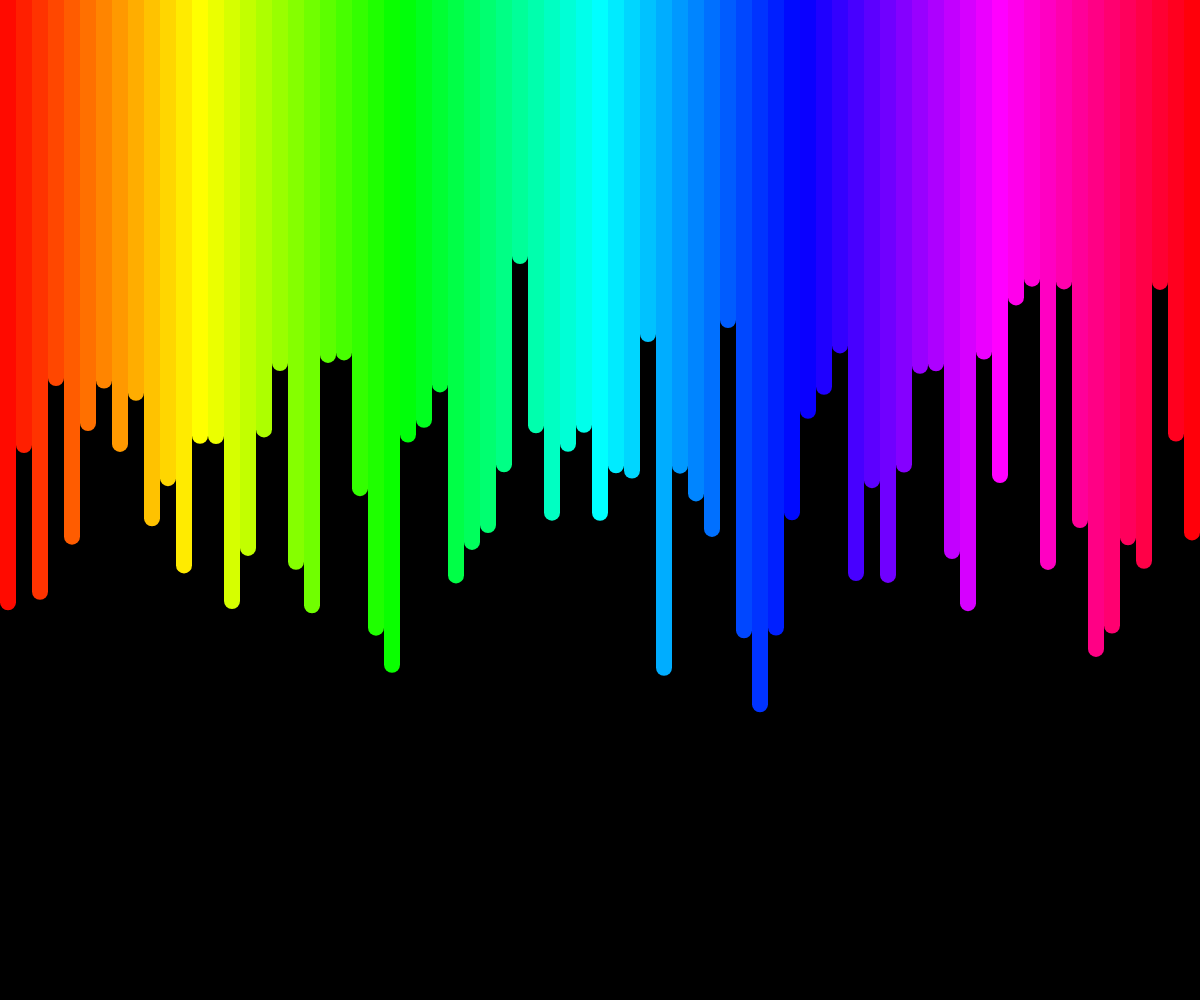
Frame 1 (no input)
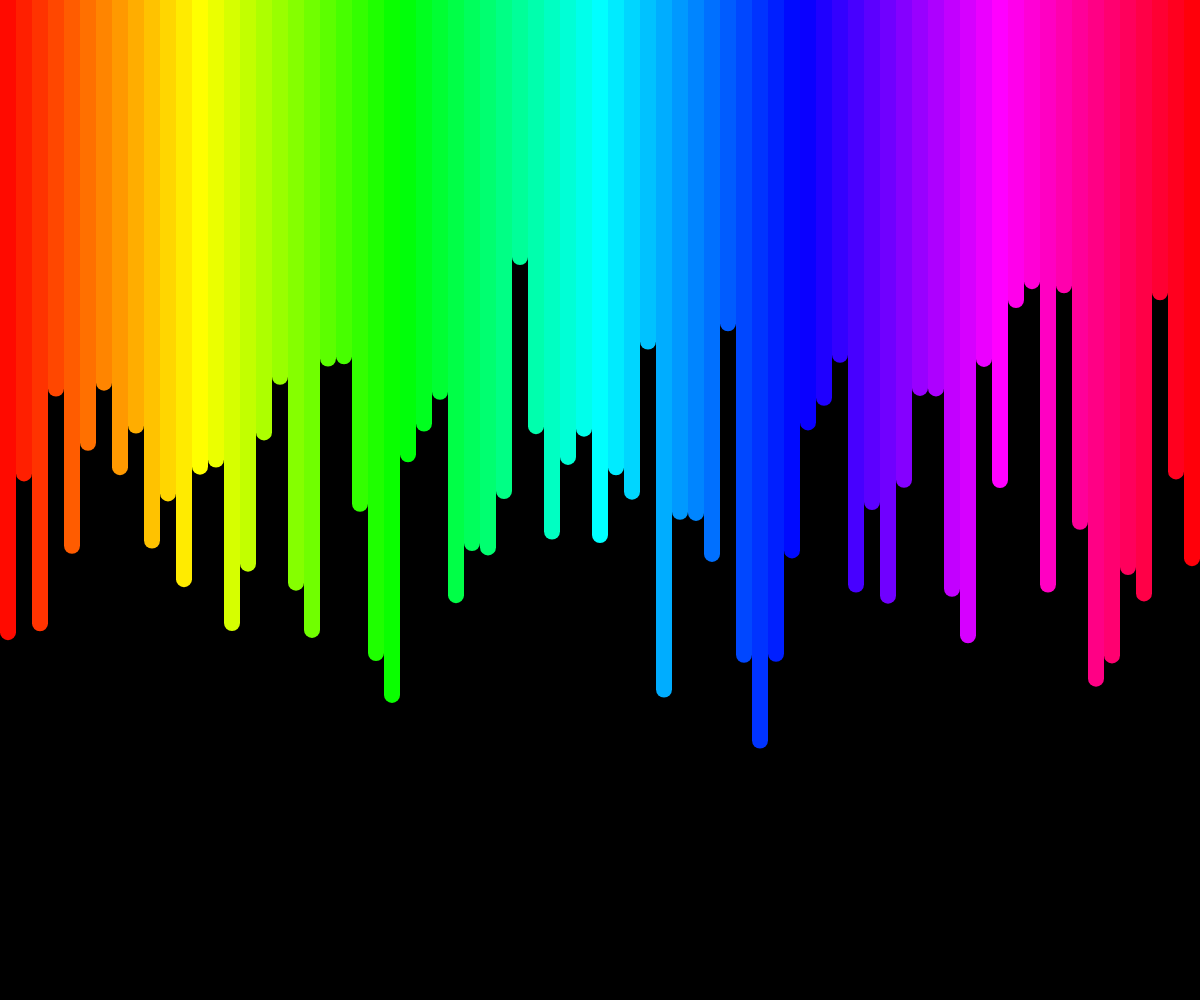
Frame 60 (no input)
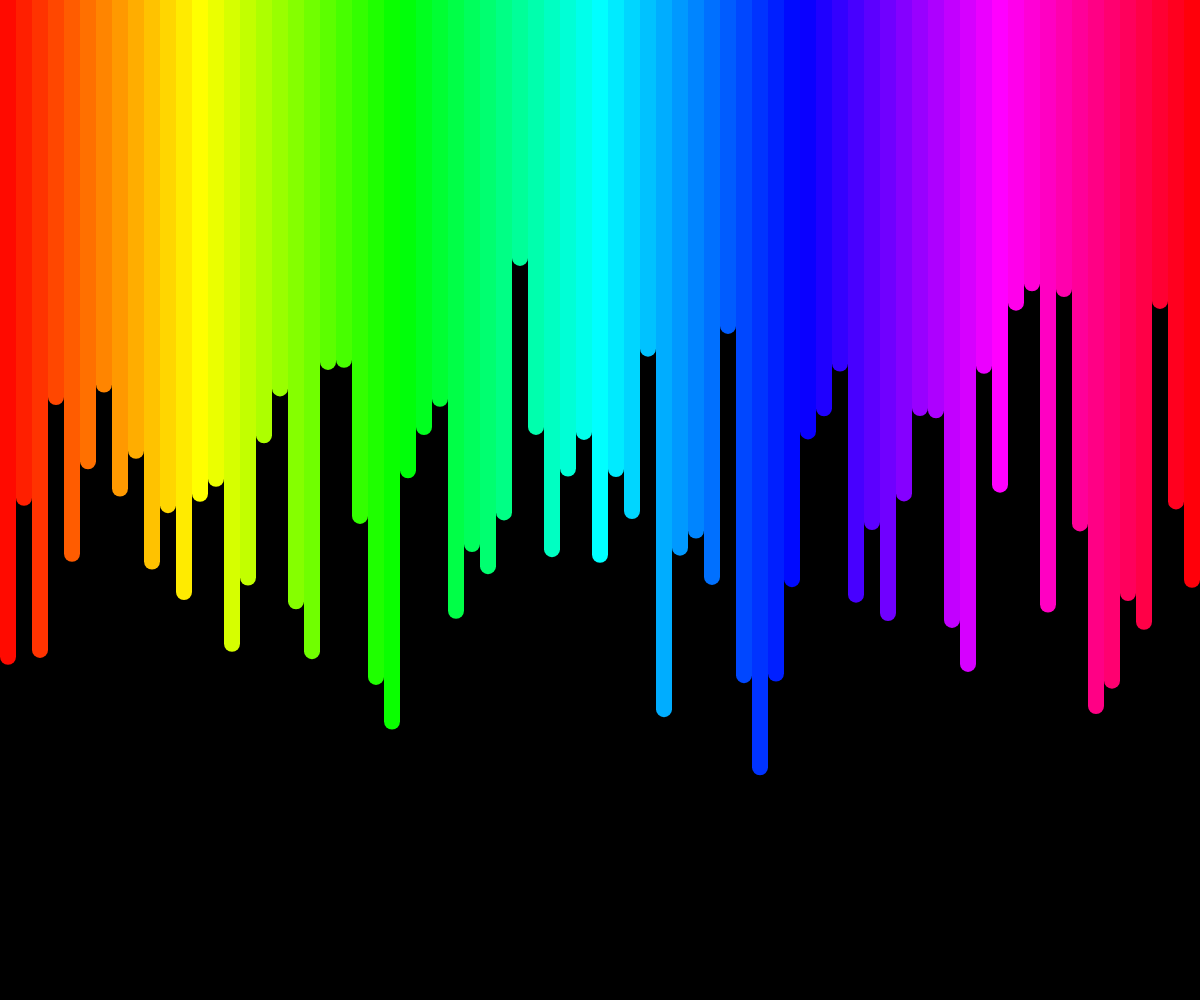
Frame 120 (the mouse pressed at the canvas centre since frame 60)

The p5.js sketch that drew these frames (run headless with seeded random() and noise() and a simulated clock; from frame 60 on, the mouse is pressed at the canvas centre):

// p5.js sketch
// ── sketch.js
var drips = [];
const dripWidth = 16;

function setup() {
  let size = ( windowWidth > windowHeight ) ? windowHeight : windowWidth;
  size *= .65;
  size = Math.ceil(size);
  createCanvas( windowWidth, windowHeight );
  
  for( let i = 0; i < width; i++ ) {
    if( dripWidth > 1 ) {
      var x = i * dripWidth + dripWidth / 2;
    } else {
      var x = i;
    }
    let len = map( noise(i), 0, 1, height*.2, height*.8 );
    drips[i] = new drip( x, random( height*.1 ), random( 5, 10 ), len );
  }
  for( let i = drips.length-1; i > 0; i-- ) {
    if( drips[i].x > width ) {
      drips.pop();
    }
  }
}

function draw() {
  background( 0 );
  for( let i = 0; i < drips.length; i++ ) {
    drips[i].draw();
  }
}

// ── line.js
function drip( x, amp, wavlen, len ) {
  this.x = x;
  this.amp = amp;
  this.wavlen = wavlen;
  this.len = len;
  this.draw = function() {
    colorMode( HSB );
    stroke( map( this.x, 0, width, 0, 360 ), 100, 100 );
    // strokeWeight(4);
    strokeWeight(dripWidth);
    line( this.x, 0, this.x, this.len + sin(  millis() * ( (1/60)/(wavlen*TAU) )  ) * this.amp );
  }
}

// ── style.css
body, html {
  margin: 0;
  padding: 0;
  overflow: hidden;
}
canvas {
  position: absolute;
  top: 50%;
  left: 50%;
  transform: translate(-50%, -50%);
}
